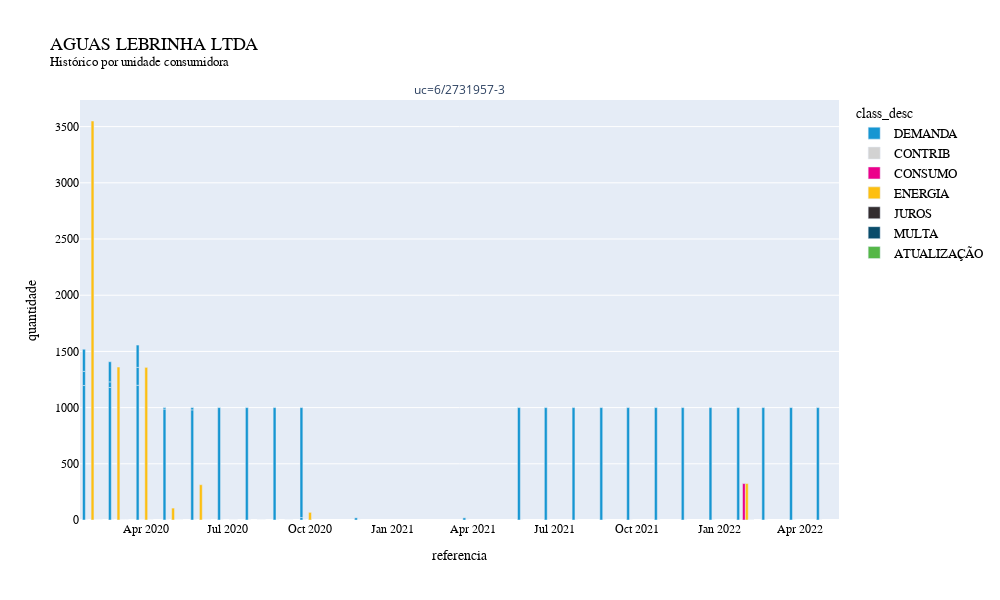

This figure's notebook cell:
### Code cell
tarifas_cliente = pd.concat([
	cliente_query.drop(columns='tarifas'),
	cliente_query.explode('tarifas')['tarifas'].apply(pd.Series)
], axis=1)

px.bar(
	tarifas_cliente,
	x='referencia',
	y='quantidade',
	color='class_desc',
	#facet_row='posto',
	facet_col='uc',
	custom_data=['descricao'],
	barmode='group',
	title=f'{cliente}<br><sup>Histórico por unidade consumidora</sup>',
	color_discrete_sequence=CATEGORICAL_GROUPS[tarifas_cliente['class_desc'].nunique()],
	height=600, width=1000
).update_traces(
    hovertemplate="<br>".join([
        "Data: %{x}",
        "Valor medido: %{y}",
        "Descrição: %{customdata[0]}",
    ])
).update_layout(**LAYOUT_SPECS
).update_yaxes(matches=None, **LAYOUT_SPECS['yaxis']
).for_each_yaxis(lambda yaxis: yaxis.update(showticklabels=True))

### Figure 1 — Plotly figure (JSON) as saved in the notebook; plotly's stock layout.template omitted (floating-point values rounded to 4 significant figures)
{"data": [{"alignmentgroup": "True", "customdata": [["DEMANDA POTÊNCIA NÃO CONSUMIDA - F PONTA"], ["DEMANDA POTÊNCIA NÃO CONSUMIDA - F PONTA"], ["DEMANDA POTÊNCIA NÃO CONSUMIDA - F PONTA"], ["DEMANDA DE POTÊNCIA MEDIDA - FORA PONTA"], ["DEMANDA POTÊNCIA REATIVA EXCED - F PONTA"], ["DEMANDA POTÊNCIA ATIVA - ULTRAP - F PONTA"], ["DEMANDA POTÊNCIA NÃO CONSUMIDA - F PONTA"], ["DEMANDA DE POTÊNCIA MEDIDA - FORA PONTA"], ["DEMANDA POTÊNCIA REATIVA EXCED - F PONTA"], ["DEMANDA POTÊNCIA ATIVA - ULTRAP - F PONTA"], ["DEMANDA POTÊNCIA NÃO CONSUMIDA - F PONTA"], ["DEMANDA POTÊNCIA NÃO CONSUMIDA - F PONTA"], ["DEMANDA POTÊNCIA NÃO CONSUMIDA - F PONTA"], ["DEMANDA POTÊNCIA NÃO CONSUMIDA - F PONTA"], ["DEMANDA DE POTÊNCIA MEDIDA - FORA PONTA"], ["DEMANDA POTÊNCIA REATIVA EXCED - F PONTA"], ["DEMANDA POTÊNCIA ATIVA - ULTRAP - F PONTA"], ["DEMANDA DE POTÊNCIA MEDIDA - FORA PONTA"], ["DEMANDA POTÊNCIA NÃO CONSUMIDA - F PONTA"], ["DEMANDA POTÊNCIA NÃO CONSUMIDA - F PONTA"], ["DEMANDA POTÊNCIA NÃO CONSUMIDA - F PONTA"], ["DEMANDA POTÊNCIA NÃO CONSUMIDA - F PONTA"], ["DEMANDA DE POTÊNCIA MEDIDA - FORA PONTA"], ["DEMANDA POTÊNCIA NÃO CONSUMIDA - F PONTA"], ["DEMANDA POTÊNCIA NÃO CONSUMIDA - F PONTA"], ["DEMANDA POTÊNCIA NÃO CONSUMIDA - F PONTA"], ["DEMANDA DE POTÊNCIA MEDIDA - FORA PONTA"], ["DEMANDA POTÊNCIA NÃO CONSUMIDA - F PONTA"], ["DEMANDA POTÊNCIA NÃO CONSUMIDA - F PONTA"], ["DEMANDA POTÊNCIA NÃO CONSUMIDA - F PONTA"], ["DEMANDA POTÊNCIA NÃO CONSUMIDA - F PONTA"], ["DEMANDA POTÊNCIA NÃO CONSUMIDA - F PONTA"]], "hovertemplate": "Data: %{x}<br>Valor medido: %{y}<br>Descrição: %{customdata[0]}", "legendgroup": "DEMANDA", "marker": {"color": "#1696d2", "pattern": {"shape": ""}}, "name": "DEMANDA", "offsetgroup": "DEMANDA", "orientation": "v", "showlegend": true, "textposition": "auto", "type": "bar", "x": ["2021-06-01T00:00:00", "2021-07-01T00:00:00", "2022-05-01T00:00:00", "2020-04-01T00:00:00", "2020-04-01T00:00:00", "2020-04-01T00:00:00", "2021-12-01T00:00:00", "2020-02-01T00:00:00", "2020-02-01T00:00:00", "2020-02-01T00:00:00", "2021-10-01T00:00:00", "2021-09-01T00:00:00", "2021-08-01T00:00:00", "2021-11-01T00:00:00", "2020-03-01T00:00:00", "2020-03-01T00:00:00", "2020-03-01T00:00:00", "2020-06-01T00:00:00", "2020-06-01T00:00:00", "2020-07-01T00:00:00", "2020-08-01T00:00:00", "2020-09-01T00:00:00", "2020-10-01T00:00:00", "2020-10-01T00:00:00", "2022-01-01T00:00:00", "2022-02-01T00:00:00", "2020-05-01T00:00:00", "2020-05-01T00:00:00", "2022-03-01T00:00:00", "2022-04-01T00:00:00", "2020-12-01T00:00:00", "2021-04-01T00:00:00"], "xaxis": "x", "y": [1000, 1000, 1000, 1199.0, 159.1, 198.7, 1000, 1196.0, 126.3, 196.4, 1000, 1000, 1000, 1000, 1179.0, 49.82, 179.2, 980.0, 20.05, 1000, 1000, 1000, 21.77, 978.2, 1000, 1000, 987.0, 13.03, 1000, 1000, 19.26, 19.26], "yaxis": "y"}, {"alignmentgroup": "True", "customdata": [["CONTRIB DE ILUM PUB"], ["CONTRIB DE ILUM PUB"], ["CONTRIB DE ILUM PUB"], ["CONTRIB DE ILUM PUB"], ["CONTRIB DE ILUM PUB"], ["CONTRIB DE ILUM PUB"], ["CONTRIB DE ILUM PUB"], ["CONTRIB DE ILUM PUB"], ["CONTRIB DE ILUM PUB"], ["CONTRIB DE ILUM PUB"], ["CONTRIB DE ILUM PUB"], ["CONTRIB DE ILUM PUB"], ["CONTRIB DE ILUM PUB"], ["CONTRIB DE ILUM PUB"], ["CONTRIB DE ILUM PUB"], ["CONTRIB DE ILUM PUB"], ["CONTRIB DE ILUM PUB"], ["CONTRIB DE ILUM PUB"], ["CONTRIB DE ILUM PUB"], ["CONTRIB DE ILUM PUB"], ["CONTRIB DE ILUM PUB"], ["CONTRIB DE ILUM PUB"], ["CONTRIB DE ILUM PUB"]], "hovertemplate": "Data: %{x}<br>Valor medido: %{y}<br>Descrição: %{customdata[0]}", "legendgroup": "CONTRIB", "marker": {"color": "#d2d2d2", "pattern": {"shape": ""}}, "name": "CONTRIB", "offsetgroup": "CONTRIB", "orientation": "v", "showlegend": true, "textposition": "auto", "type": "bar", "x": ["2021-06-01T00:00:00", "2021-07-01T00:00:00", "2022-05-01T00:00:00", "2020-04-01T00:00:00", "2021-12-01T00:00:00", "2020-02-01T00:00:00", "2021-10-01T00:00:00", "2021-09-01T00:00:00", "2021-08-01T00:00:00", "2021-11-01T00:00:00", "2020-03-01T00:00:00", "2020-06-01T00:00:00", "2020-07-01T00:00:00", "2020-08-01T00:00:00", "2020-09-01T00:00:00", "2020-10-01T00:00:00", "2022-01-01T00:00:00", "2022-02-01T00:00:00", "2020-05-01T00:00:00", "2022-03-01T00:00:00", "2022-04-01T00:00:00", "2020-12-01T00:00:00", "2021-04-01T00:00:00"], "xaxis": "x", "y": [0, 0, 0, 0, 0, 0, 0, 0, 0, 0, 0, 0, 0, 0, 0, 0, 0, 0, 0, 0, 0, 0, 0], "yaxis": "y"}, {"alignmentgroup": "True", "customdata": [["CONSUMO EM KWH - FORA PONTA"], ["CONSUMO EM KWH - FORA PONTA"]], "hovertemplate": "Data: %{x}<br>Valor medido: %{y}<br>Descrição: %{customdata[0]}", "legendgroup": "CONSUMO", "marker": {"color": "#ec008b", "pattern": {"shape": ""}}, "name": "CONSUMO", "offsetgroup": "CONSUMO", "orientation": "v", "showlegend": true, "textposition": "auto", "type": "bar", "x": ["2020-04-01T00:00:00", "2022-02-01T00:00:00"], "xaxis": "x", "y": [0, 324], "yaxis": "y"}, {"alignmentgroup": "True", "customdata": [["ENERGIA ATV INJETADA - FORA PONTA"], ["ENERGIA REATIVA EXCED EM KWH - FPONTA"], ["ENERGIA REATIVA EXCED EM KWH - FPONTA"], ["ENERGIA REATIVA EXCED EM KWH - FPONTA"], ["ENERGIA REATIVA EXCED EM KWH - FPONTA"], ["ENERGIA REATIVA EXCED EM KWH - PONTA"], ["ENERGIA REATIVA EXCED EM KWH - FPONTA"], ["ENERGIA ATV INJETADA - FORA PONTA"], ["ENERGIA REATIVA EXCED EM KWH - FPONTA"]], "hovertemplate": "Data: %{x}<br>Valor medido: %{y}<br>Descrição: %{customdata[0]}", "legendgroup": "ENERGIA", "marker": {"color": "#fdbf11", "pattern": {"shape": ""}}, "name": "ENERGIA", "offsetgroup": "ENERGIA", "orientation": "v", "showlegend": true, "textposition": "auto", "type": "bar", "x": ["2020-04-01T00:00:00", "2020-04-01T00:00:00", "2020-02-01T00:00:00", "2020-03-01T00:00:00", "2020-06-01T00:00:00", "2020-10-01T00:00:00", "2020-10-01T00:00:00", "2022-02-01T00:00:00", "2020-05-01T00:00:00"], "xaxis": "x", "y": [0, 1358, 3550, 1361, 314, 0, 68, 324, 106], "yaxis": "y"}, {"alignmentgroup": "True", "customdata": [["JUROS DE MORA 02/2020"], ["JUROS DE MORA 12/2019"], ["JUROS DE MORA 01/2020"], ["JUROS DE MORA 04/2020"], ["JUROS DE MORA 05/2020"], ["JUROS DE MORA 06/2020"], ["JUROS DE MORA 07/2020"], ["JUROS DE MORA 12/2021"], ["JUROS DE MORA 01/2022"], ["JUROS DE MORA 03/2020"]], "hovertemplate": "Data: %{x}<br>Valor medido: %{y}<br>Descrição: %{customdata[0]}", "legendgroup": "JUROS", "marker": {"color": "#332d2f", "pattern": {"shape": ""}}, "name": "JUROS", "offsetgroup": "JUROS", "orientation": "v", "showlegend": true, "textposition": "auto", "type": "bar", "x": ["2020-04-01T00:00:00", "2020-02-01T00:00:00", "2020-03-01T00:00:00", "2020-06-01T00:00:00", "2020-07-01T00:00:00", "2020-08-01T00:00:00", "2020-09-01T00:00:00", "2022-02-01T00:00:00", "2022-02-01T00:00:00", "2020-05-01T00:00:00"], "xaxis": "x", "y": [0, 0, 0, 0, 0, 0, 0, 0, 0, 0], "yaxis": "y"}, {"alignmentgroup": "True", "customdata": [["MULTA 02/2020"], ["MULTA 12/2019"], ["MULTA 01/2020"], ["MULTA 04/2020"], ["MULTA 05/2020"], ["MULTA 06/2020"], ["MULTA 07/2020"], ["MULTA 12/2021"], ["MULTA 01/2022"], ["MULTA 03/2020"]], "hovertemplate": "Data: %{x}<br>Valor medido: %{y}<br>Descrição: %{customdata[0]}", "legendgroup": "MULTA", "marker": {"color": "#0a4c6a", "pattern": {"shape": ""}}, "name": "MULTA", "offsetgroup": "MULTA", "orientation": "v", "showlegend": true, "textposition": "auto", "type": "bar", "x": ["2020-04-01T00:00:00", "2020-02-01T00:00:00", "2020-03-01T00:00:00", "2020-06-01T00:00:00", "2020-07-01T00:00:00", "2020-08-01T00:00:00", "2020-09-01T00:00:00", "2022-02-01T00:00:00", "2022-02-01T00:00:00", "2020-05-01T00:00:00"], "xaxis": "x", "y": [0, 0, 0, 0, 0, 0, 0, 0, 0, 0], "yaxis": "y"}, {"alignmentgroup": "True", "customdata": [["ATUALIZAÇÃO MONETÁRIA 12/2019"], ["ATUALIZAÇÃO MONETÁRIA 01/2020"], ["ATUALIZAÇÃO MONETÁRIA 04/2020"], ["ATUALIZAÇÃO MONETÁRIA 05/2020"], ["ATUALIZAÇÃO MONETÁRIA 06/2020"], ["ATUALIZAÇÃO MONETÁRIA 07/2020"], ["ATUALIZAÇÃO MONETÁRIA 03/2020"]], "hovertemplate": "Data: %{x}<br>Valor medido: %{y}<br>Descrição: %{customdata[0]}", "legendgroup": "ATUALIZAÇÃO", "marker": {"color": "#55b748", "pattern": {"shape": ""}}, "name": "ATUALIZAÇÃO", "offsetgroup": "ATUALIZAÇÃO", "orientation": "v", "showlegend": true, "textposition": "auto", "type": "bar", "x": ["2020-02-01T00:00:00", "2020-03-01T00:00:00", "2020-06-01T00:00:00", "2020-07-01T00:00:00", "2020-08-01T00:00:00", "2020-09-01T00:00:00", "2020-05-01T00:00:00"], "xaxis": "x", "y": [0, 0, 0, 0, 0, 0, 0], "yaxis": "y"}], "layout": {"annotations": [{"font": {}, "showarrow": false, "text": "uc=6/2731957-3", "x": 0.5, "xanchor": "center", "xref": "paper", "y": 1, "yanchor": "bottom", "yref": "paper"}], "barmode": "group", "height": 600, "hoverlabel": {"font": {"family": "Lato-Regular", "size": 14}}, "legend": {"font": {"color": "#000000", "family": "Lato-Regular", "size": 13}, "title": {"font": {"color": "#000000", "family": "Lato-Bold", "size": 14}, "text": "class_desc"}, "tracegroupgap": 0}, "title": {"font": {"color": "#000000", "family": "Lato-Bold", "size": 18}, "text": "AGUAS LEBRINHA LTDA<br><sup>Histórico por unidade consumidora</sup>"}, "width": 1000, "xaxis": {"anchor": "y", "domain": [0, 1], "tickfont": {"color": "#000000", "family": "Lato-Regular", "size": 12}, "title": {"font": {"color": "#000000", "family": "Lato-Italic", "size": 14}, "text": "referencia"}}, "yaxis": {"anchor": "x", "domain": [0, 1], "showticklabels": true, "tickfont": {"color": "#000000", "family": "Lato-Regular", "size": 12}, "title": {"font": {"color": "#000000", "family": "Lato-Italic", "size": 14}, "text": "quantidade"}}}}
